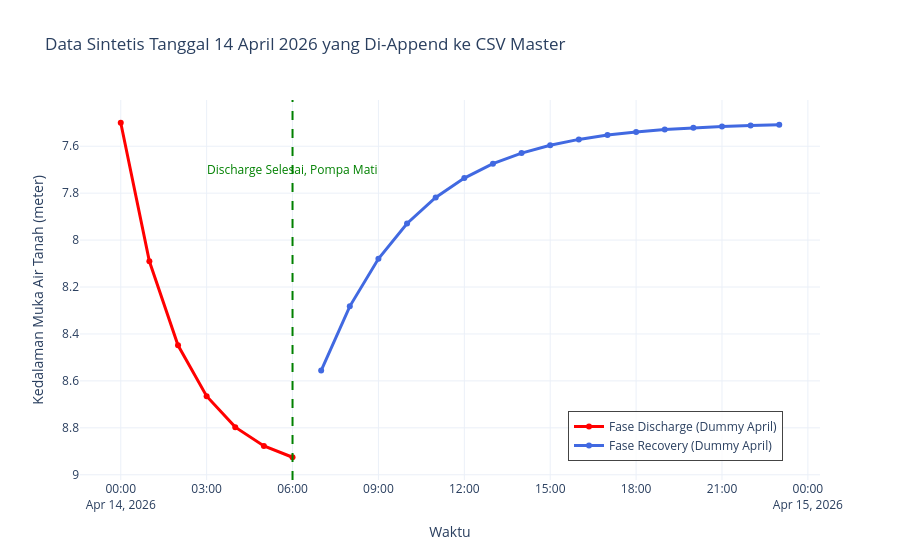

The code cell stored with this chart in its notebook:
### Code cell
import pandas as pd
import numpy as np
import plotly.graph_objects as go

# --- 1. Load Data Aktual Curug Agung ---
file_path = r'D:\RnD_JIAT\data\Pos_AWLR_JIAT_Curug_Agung.csv'
df_real = pd.read_csv(file_path)
df_real['waktu'] = pd.to_datetime(df_real['waktu'])

# Beri label fase untuk membedakan asal data
df_real['Kategori_Data'] = 'Aktual Historis'

# --- 2. Buat Data Dummy untuk 14 April 2026 (Resolusi per 1 Jam) ---
waktu_dummy = pd.date_range(start='2026-04-14 00:00:00', end='2026-04-14 23:00:00', freq='h')

# Parameter Model Dummy
t_discharge_jam = 6 
mat_awal = 7.5      # Estimasi awal muka air tanah (disamakan dengan rata-rata Curug Agung ~7.5 meter)
S_max = 1.5         # Drawdown pemompaan 1.5 meter (mat akan turun ke ~9.0 meter)
k_d = 0.5           # Kecepatan drop (discharge)
k_r = 0.3           # Kecepatan naik (recovery)

# Fungsi hitung penurunan (drawdown)
def hitung_penurunan_dummy(t_jam):
    if t_jam <= t_discharge_jam:
        return S_max * (1 - np.exp(-k_d * t_jam))
    else:
        s_end = S_max * (1 - np.exp(-k_d * t_discharge_jam))
        return s_end * np.exp(-k_r * (t_jam - t_discharge_jam))

# Terapkan perhitungan menggunakan index jam 0 s/d 23
jam_indeks = np.arange(len(waktu_dummy))
mat_dummy = np.array([mat_awal + hitung_penurunan_dummy(t) for t in jam_indeks])

# Susun menjadi DataFrame struktur yang sama dengan CSV asli
df_dummy = pd.DataFrame({
    'waktu': waktu_dummy,
    'Muka_Air_Tanah_mean': mat_dummy,
    'Kedalaman_Sumur': 100.0   # Sesuai data curug agung
})

# Hitung sisa kolom berdasarkan rumus
df_dummy['Data_Air_Tanah'] = df_dummy['Kedalaman_Sumur'] - df_dummy['Muka_Air_Tanah_mean']

# Beri label kategori dummy berdasarkan batas pemompaan (6 jam)
df_dummy['Kategori_Data'] = ['Dummy Discharge' if t <= t_discharge_jam else 'Dummy Recovery' for t in jam_indeks]

# --- 3. GABUNGKAN (MERGE) DATA AKTUAL + DUMMY ---
df_gabungan = pd.concat([df_real, df_dummy], ignore_index=True)
df_gabungan = df_gabungan.sort_values(by='waktu').reset_index(drop=True)

# Secara background, data kita kini sudah berisi histori panjang Curug Agung + ekor di tanggal 14 April!

# --- 4. Plot Validasi (Hanya mem-plot tanggal 14 April agar terlihat jelas) ---
df_plot = df_gabungan[df_gabungan['waktu'].dt.date == pd.to_datetime('2026-04-14').date()]
df_disc = df_plot[df_plot['Kategori_Data'] == 'Dummy Discharge']
df_rec  = df_plot[df_plot['Kategori_Data'] == 'Dummy Recovery']

fig = go.Figure()

# Plot Fase Discharge
fig.add_trace(go.Scatter(
    x=df_disc['waktu'], y=df_disc['Muka_Air_Tanah_mean'],
    mode='lines+markers', name='Fase Discharge (Dummy April)', line=dict(color='red', width=3)
))

# Plot Fase Recovery
fig.add_trace(go.Scatter(
    x=df_rec['waktu'], y=df_rec['Muka_Air_Tanah_mean'],
    mode='lines+markers', name='Fase Recovery (Dummy April)', line=dict(color='royalblue', width=3)
))

# Garis Pompa Mati (berada tepat di jam ke-6 dari 00:00, yaitu jam 06:00:00)
waktu_pompa_mati = pd.to_datetime('2026-04-14 06:00:00')
fig.add_vline(x=waktu_pompa_mati, line_width=2, line_dash="dash", line_color="green")
fig.add_annotation(
    x=waktu_pompa_mati, y=mat_awal + 0.2, 
    text="Discharge Selesai, Pompa Mati", showarrow=False, font=dict(color="green")
)

fig.update_layout(
    title='Data Sintetis Tanggal 14 April 2026 yang Di-Append ke CSV Master',
    xaxis_title='Waktu', yaxis_title='Kedalaman Muka Air Tanah (meter)',
    yaxis=dict(autorange="reversed"), template='plotly_white', hovermode='x unified',
    legend=dict(yanchor="bottom", y=0.05, xanchor="right", x=0.95, bgcolor="rgba(255,255,255,0.8)", borderwidth=1)
)

fig.show()

# =========================================================
# JIKA ANDA INGIN MENYIMPAN HASIL GABUNGAN KE CSV BARU:
# df_gabungan.to_csv(r'D:\RnD_JIAT\data\Pos_AWLR_JIAT_Curug_Agung_Update.csv', index=False)
# =========================================================

### Figure 1 — Plotly figure (JSON) as saved in the notebook; plotly's stock layout.template omitted (floating-point values rounded to 4 significant figures)
{"data": [{"line": {"color": "red", "width": 3}, "mode": "lines+markers", "name": "Fase Discharge (Dummy April)", "type": "scatter", "x": ["2026-04-14T00:00:00", "2026-04-14T01:00:00", "2026-04-14T02:00:00", "2026-04-14T03:00:00", "2026-04-14T04:00:00", "2026-04-14T05:00:00", "2026-04-14T06:00:00"], "y": [7.5, 8.09, 8.448, 8.665, 8.797, 8.877, 8.925]}, {"line": {"color": "royalblue", "width": 3}, "mode": "lines+markers", "name": "Fase Recovery (Dummy April)", "type": "scatter", "x": ["2026-04-14T07:00:00", "2026-04-14T08:00:00", "2026-04-14T09:00:00", "2026-04-14T10:00:00", "2026-04-14T11:00:00", "2026-04-14T12:00:00", "2026-04-14T13:00:00", "2026-04-14T14:00:00", "2026-04-14T15:00:00", "2026-04-14T16:00:00", "2026-04-14T17:00:00", "2026-04-14T18:00:00", "2026-04-14T19:00:00", "2026-04-14T20:00:00", "2026-04-14T21:00:00", "2026-04-14T22:00:00", "2026-04-14T23:00:00"], "y": [8.556, 8.282, 8.079, 7.929, 7.818, 7.736, 7.675, 7.629, 7.596, 7.571, 7.553, 7.539, 7.529, 7.521, 7.516, 7.512, 7.509]}], "layout": {"annotations": [{"font": {"color": "green"}, "showarrow": false, "text": "Discharge Selesai, Pompa Mati", "x": "2026-04-14T06:00:00", "y": 7.7}], "hovermode": "x unified", "legend": {"bgcolor": "rgba(255,255,255,0.8)", "borderwidth": 1, "x": 0.95, "xanchor": "right", "y": 0.05, "yanchor": "bottom"}, "shapes": [{"line": {"color": "green", "dash": "dash", "width": 2}, "type": "line", "x0": "2026-04-14T06:00:00", "x1": "2026-04-14T06:00:00", "xref": "x", "y0": 0, "y1": 1, "yref": "y domain"}], "title": {"text": "Data Sintetis Tanggal 14 April 2026 yang Di-Append ke CSV Master"}, "xaxis": {"title": {"text": "Waktu"}}, "yaxis": {"autorange": "reversed", "title": {"text": "Kedalaman Muka Air Tanah (meter)"}}}}
